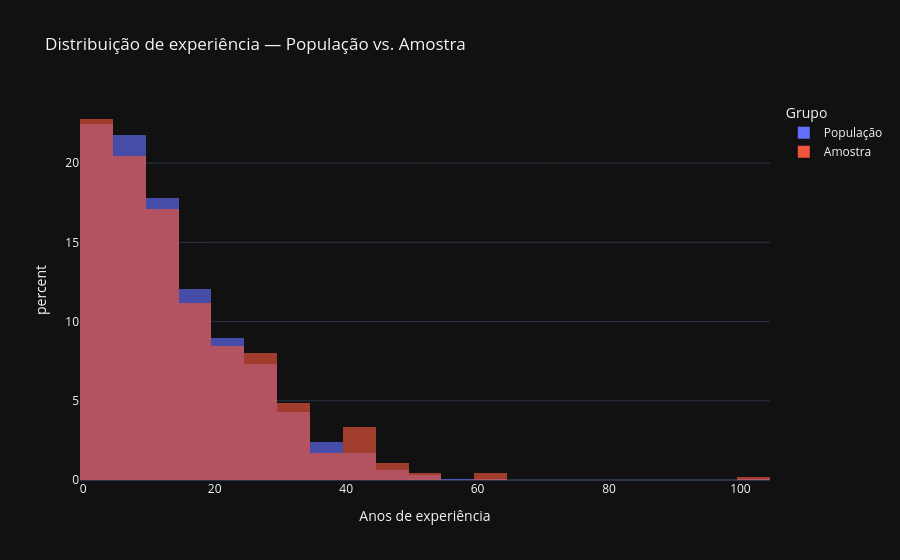

Notebook code cell kept with this figure:
### Code cell
dados_exp = pd.concat([
    df[["WorkExp"]].assign(Grupo="População"),
    amostra_ajustada[["WorkExp"]].assign(Grupo="Amostra")
])

fig = px.histogram(
    dados_exp,
    x="WorkExp",
    color="Grupo",
    histnorm="percent",
    barmode="overlay",
    nbins=30,
    opacity=0.65,
    title="Distribuição de experiência — População vs. Amostra",
    labels={"WorkExp": "Anos de experiência"},
    template="plotly_dark"
)

fig.show()

### Figure 1 — Plotly figure (JSON) as saved in the notebook; plotly's stock layout.template omitted (floating-point values rounded to 4 significant figures; data arrays with more than 128 entries replaced by an {"elided": "..."} marker saying what was removed)
{"data": [{"bingroup": "x", "histnorm": "percent", "hovertemplate": "Grupo=População<br>Anos de experiência=%{x}<br>percent=%{y}<extra></extra>", "legendgroup": "População", "marker": {"color": "#636efa", "opacity": 0.65, "pattern": {"shape": ""}}, "name": "População", "nbinsx": 30, "orientation": "v", "showlegend": true, "type": "histogram", "x": {"elided": "49191 float values"}, "xaxis": "x", "yaxis": "y"}, {"bingroup": "x", "histnorm": "percent", "hovertemplate": "Grupo=Amostra<br>Anos de experiência=%{x}<br>percent=%{y}<extra></extra>", "legendgroup": "Amostra", "marker": {"color": "#EF553B", "opacity": 0.65, "pattern": {"shape": ""}}, "name": "Amostra", "nbinsx": 30, "orientation": "v", "showlegend": true, "type": "histogram", "x": {"elided": "558 float values"}, "xaxis": "x", "yaxis": "y"}], "layout": {"barmode": "overlay", "legend": {"title": {"text": "Grupo"}, "tracegroupgap": 0}, "title": {"text": "Distribuição de experiência — População vs. Amostra"}, "xaxis": {"anchor": "y", "domain": [0, 1], "title": {"text": "Anos de experiência"}}, "yaxis": {"anchor": "x", "domain": [0, 1], "title": {"text": "percent"}}}}
